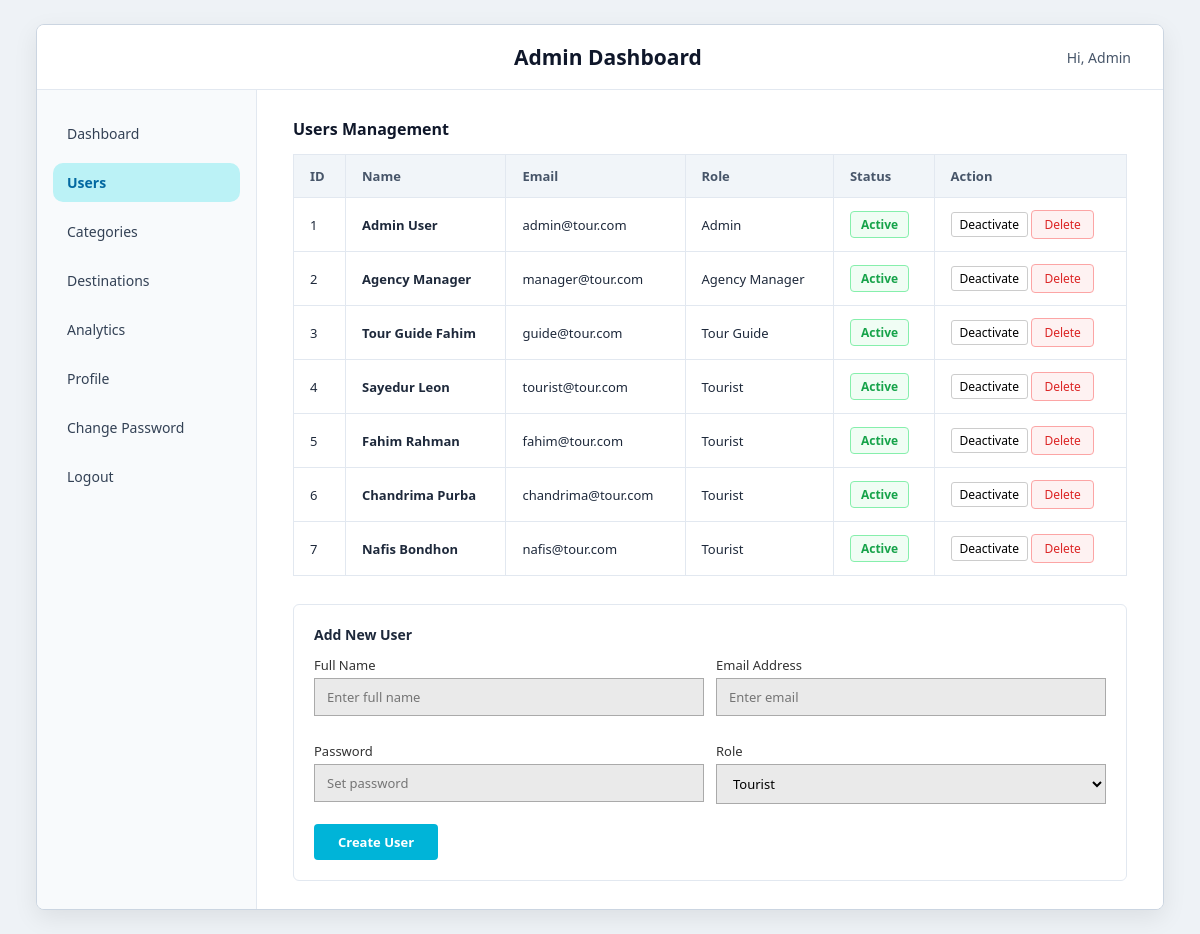
The page /views/admin/adminDashboard.php?view=users (signed in) on the database its author committed.
### tables this page shows
CREATE TABLE `USER` (
  `ID` INT(11) NOT NULL AUTO_INCREMENT,
  `Name` VARCHAR(100) NOT NULL,
  `Email` VARCHAR(100) NOT NULL UNIQUE,
  `Password` VARCHAR(255) NOT NULL,
  `Phone` VARCHAR(30) DEFAULT '+880 1712 345678',
  `Role` ENUM('Tourist', 'Tour Guide', 'Agency Manager', 'Admin') NOT NULL,
  `Status` ENUM('Active', 'Inactive') NOT NULL DEFAULT 'Active',
  PRIMARY KEY (`ID`)
);

### views/admin/adminDashboard.php (the view, shortened to what this page needs)
<?php
$conn = dbConnection();
$adminId = $_SESSION["userId"];
$view = $_GET['view'] ?? 'dashboard';
$uCount = mysqli_fetch_assoc(mysqli_query($conn, "SELECT COUNT(*) as c FROM `USER`"))['c'];
$bCount = mysqli_fetch_assoc(mysqli_query($conn, "SELECT COUNT(*) as c FROM `BOOKING`"))['c'];
$pCount = mysqli_fetch_assoc(mysqli_query($conn, "SELECT COUNT(*) as c FROM `TOUR_PACKAGE`"))['c'];
$cCount = mysqli_fetch_assoc(mysqli_query($conn, "SELECT COUNT(*) as c FROM `CATEGORY`"))['c'];
$dCount = mysqli_fetch_assoc(mysqli_query($conn, "SELECT COUNT(*) as c FROM `DESTINATION`"))['c'];
$apprCount = mysqli_fetch_assoc(mysqli_query($conn, "SELECT COUNT(*) as c FROM `BOOKING` WHERE Status='Approved'"))['c'];
$pendCount = mysqli_fetch_assoc(mysqli_query($conn, "SELECT COUNT(*) as c FROM `BOOKING` WHERE Status='Pending'"))['c'];
$compCount = mysqli_fetch_assoc(mysqli_query($conn, "SELECT COUNT(*) as c FROM `BOOKING` WHERE Status='Completed'"))['c'];
$rejcCount = mysqli_fetch_assoc(mysqli_query($conn, "SELECT COUNT(*) as c FROM `BOOKING` WHERE Status='Rejected'"))['c'] ?? 0;
$pendPct = ($bCount > 0) ? round(($pendCount / $bCount) * 100, 1) : 0;
$apprPct = ($bCount > 0) ? round(($apprCount / $bCount) * 100, 1) : 0;
$compPct = ($bCount > 0) ? round(($compCount / $bCount) * 100, 1) : 0;
$rejcPct = ($bCount > 0) ? round(($rejcCount / $bCount) * 100, 1) : 0;
?>
<!DOCTYPE html>
<html lang="en">
<head>
    <link rel="stylesheet" href="../../assets/css/dashboard.css?v=<?php echo time(); ?>">
</head>
<body>
<div class="dashboard-container">
    <div class="top-nav">
        <h2>Admin Dashboard</h2>
        <div style="display: flex; align-items: center; gap: 8px;">
            <span class="user-greeting">Hi, Admin</span>
        </div>
    </div>
    <div class="main-body">
        <div class="sidebar">
            <ul>
                <li class="<?php echo ($view === 'dashboard') ? 'active' : ''; ?>">
                    <a href="adminDashboard.php?view=dashboard">Dashboard</a>
                </li>
                <li class="<?php echo ($view === 'users') ? 'active' : ''; ?>">
                    <a href="adminDashboard.php?view=users">Users</a>
                </li>
                <li class="<?php echo ($view === 'categories') ? 'active' : ''; ?>">
                    <a href="adminDashboard.php?view=categories">Categories</a>
                </li>
                <li class="<?php echo ($view === 'destinations') ? 'active' : ''; ?>">
                    <a href="adminDashboard.php?view=destinations">Destinations</a>
                </li>
                <li class="<?php echo ($view === 'analytics') ? 'active' : ''; ?>">
                    <a href="adminDashboard.php?view=analytics">Analytics</a>
                </li>
                <li class="<?php echo ($view === 'profile') ? 'active' : ''; ?>">
                    <a href="adminDashboard.php?view=profile">Profile</a>
                </li>
                <li class="<?php echo ($view === 'password') ? 'active' : ''; ?>">
                    <a href="adminDashboard.php?view=password">Change Password</a>
                </li>
                <li>
                    <button id="logoutBtn">Logout</button>
                </li>
            </ul>
        </div>
        <div class="content">
            <?php if ($view === 'dashboard'): ?>
                <div class="metric-grid">
                    <div class="metric-card">
                        <span>Users</span>
                        <h1 class="color-blue"><?php echo $uCount; ?></h1>
                    </div>
                    <div class="metric-card">
                        <span>Bookings</span>
                        <h1 class="color-green"><?php echo $bCount; ?></h1>
                    </div>
                    <div class="metric-card">
                        <span>Packages</span>
                        <h1 class="color-yellow"><?php echo $pCount; ?></h1>
                    </div>
                    <div class="metric-card">
                        <span>Categories</span>
                        <h1 class="color-green"><?php echo $cCount; ?></h1>
                    </div>
                    <div class="metric-card">
                        <span>Destinations</span>
                        <h1 class="color-red"><?php echo $dCount; ?></h1>
                    </div>
                </div>
                <div class="two-col-layout">
                    <div class="bordered-box">
                        <h3 style="font-size:15px; margin-bottom:12px;">Bookings Overview</h3>
                        <p style="margin-bottom:8px; font-size:13px;">Total Bookings: <strong><?php echo $bCount; ?></strong></p>
                        <p style="margin-bottom:8px; font-size:13px;">Approved: <strong style="color:#2ed573;"><?php echo $apprCount; ?></strong></p>
                        <p style="margin-bottom:8px; font-size:13px;">Pending: <strong style="color:#ffa502;"><?php echo $pendCount; ?></strong></p>
                        <p style="margin-bottom:8px; font-size:13px;">Completed: <strong style="color:#2e66e7;"><?php echo $compCount; ?></strong></p>
                    </div>
                    <div class="bordered-box">
                        <h3 style="font-size:15px; margin-bottom:12px;">Top Destinations</h3>
                        <ol style="font-size:13px; line-height:1.8; margin-left:18px;">
                            <li>Cox's Bazar (200 bookings)</li>
                            <li>Sajek (156 bookings)</li>
                            <li>Sylhet (125 bookings)</li>
                        </ol>
                        <h4 style="font-size:14px; margin-top:15px; margin-bottom:8px;">Bookings by Status</h4>
                        <ul style="list-style:none; font-size:12px; line-height:1.8;">
                            <li><span style="color:#ffa502;">■</span> Pending (<?php echo $pendPct; ?>%)</li>
                            <li><span style="color:#2ed573;">■</span> Approved (<?php echo $apprPct; ?>%)</li>
                            <li><span style="color:#2e66e7;">■</span> Completed (<?php echo $compPct; ?>%)</li>
                            <li><span style="color:#ff4757;">■</span> Rejected (<?php echo $rejcPct; ?>%)</li>
                        </ul>
                    </div>
                </div>
            <?php elseif ($view === 'users'): ?>
                <div class="section-header">
                    <h3>Users Management</h3>
                </div>
                <table class="custom-table">
                    <thead>
                        <tr>
                            <th>ID</th>
                            <th>Name</th>
                            <th>Email</th>
                            <th>Role</th>
                            <th>Status</th>
                            <th>Action</th>
                        </tr>
                    </thead>
                    <tbody>
                        <?php
                        $uList = mysqli_query($conn, "SELECT * FROM `USER` ORDER BY ID ASC");
                        while ($usr = mysqli_fetch_assoc($uList)):
                            $status = $usr['Status'] ?? 'Active';
                            $badgeClass = ($status === 'Active') ? 'status-approved' : 'status-pending';
                            $btnText = ($status === 'Active') ? 'Deactivate' : 'Activate';
                        ?>
                        <tr>
                            <td><?php echo $usr['ID']; ?></td>
                            <td><strong><?php echo htmlspecialchars($usr['Name']); ?></strong></td>
                            <td><?php echo htmlspecialchars($usr['Email']); ?></td>
                            <td><?php echo htmlspecialchars($usr['Role']); ?></td>
                            <td>
                                <span class="status-badge <?php echo $badgeClass; ?>">
                                    <?php echo htmlspecialchars($status); ?>
                                </span>
                            </td>
                            <td>
                                <form action="adminDashboard.php?view=users" method="POST" style="display:inline;">
                                    <button type="submit" class="btn-sm" style="border:1px solid #ccc; background:#fff; cursor:pointer; padding:3px 8px; border-radius:3px;">
                                        <?php echo $btnText; ?>
                                    </button>
                                </form>
                                <?php if ($usr['ID'] !== $adminId): ?>
                                <form action="adminDashboard.php?view=users" method="POST" style="display:inline;" onsubmit="return confirm('Are you sure you want to delete this user?');">
                                    <button type="submit" class="btn-sm btn-reject">Delete</button>
                                </form>
                                <?php endif; ?>
                            </td>
                        </tr>
                        <?php endwhile; ?>
                    </tbody>
                </table>
                <div class="bordered-box" style="margin-top:20px;">
                    <h4 style="font-size:14px; margin-bottom:12px;">Add New User</h4>
                    <form action="adminDashboard.php?view=users" method="POST">
                        <div style="display:grid; grid-template-columns: 1fr 1fr; gap:12px;">
                            <div class="form-group">
                                <label>Full Name</label>
                                <input type="text" name="name" required placeholder="Enter full name">
                            </div>
                            <div class="form-group">
                                <label>Email Address</label>
                                <input type="email" name="email" required placeholder="Enter email">
                            </div>
                            <div class="form-group">
                                <label>Password</label>
                                <input type="password" name="password" required placeholder="Set password">
                            </div>
                            <div class="form-group">
                                <label>Role</label>
                                <select name="role" required>
                                    <option value="Tourist">Tourist</option>
                                </select>
                            </div>
                        </div>
                        <button type="submit" class="btn-cyan" style="margin-top:6px;">Create User</button>
                    </form>
                </div>
            <?php endif; ?>
        </div>
    </div>
</div>
</body>
</html>

### assets/css/dashboard.css (style rules this page uses)
* { box-sizing: border-box; margin: 0; padding: 0; font-family: 'Segoe UI', Tahoma, Geneva, Verdana, sans-serif; }
body { background-color: #eef2f6; color: #1e293b; display: flex; justify-content: center; align-items: center; min-height: 100vh; padding: 24px 0; }
.form-group { margin-bottom: 14px; }
.form-group label { display: block; font-size: 13px; color: #333333; margin-bottom: 4px; }
.form-group input, .form-group select { width: 100%; padding: 9px 12px; border: 1px solid #aaaaaa; background-color: #eaeaea; border-radius: 0; font-size: 13px; outline: none; }
.dashboard-container { width: 94%; max-width: 1440px; min-height: 88vh; background: #ffffff; border: 1px solid #cbd5e1; box-shadow: 0 8px 24px rgba(0, 0, 0, 0.08); display: flex; flex-direction: column; border-radius: 8px; overflow: hidden; margin: 0 auto; }
.top-nav { display: flex; justify-content: space-between; align-items: center; border-bottom: 1px solid #e2e8f0; padding: 18px 32px; background: #ffffff; }
.top-nav h2 { font-size: 21px; font-weight: 600; flex-grow: 1; text-align: center; margin-left: 80px; color: #0f172a; }
.top-nav .user-greeting { font-size: 14px; color: #475569; font-weight: 500; }
.main-body { display: flex; flex: 1; min-height: calc(88vh - 65px); }
.sidebar { width: 220px; border-right: 1px solid #e2e8f0; background-color: #f8fafc; padding: 24px 16px; flex-shrink: 0; }
.sidebar ul { list-style: none; }
.sidebar li { margin-bottom: 10px; }
.sidebar a, .sidebar button { display: block; width: 100%; text-align: left; text-decoration: none; color: #334155; font-size: 14px; padding: 10px 14px; border: none; background: transparent; cursor: pointer; border-radius: 6px; transition: background 0.15s ease, color 0.15s ease; }
.sidebar li.active a { background-color: #bbf2f6 !important; border-radius: 10px; font-weight: 600; color: #0369a1 !important; }
.content { flex: 1; padding: 28px 36px; background: #ffffff; overflow-y: auto; }
.btn-cyan { background-color: #00b4d8; color: #ffffff; border: none; padding: 9px 24px; border-radius: 4px; cursor: pointer; font-weight: 600; font-size: 13px; transition: background 0.15s ease; }
.section-header { display: flex; justify-content: space-between; align-items: center; margin-bottom: 14px; }
.section-header h3 { font-size: 16px; font-weight: 600; color: #0f172a; }
.custom-table { width: 100%; border-collapse: collapse; margin-bottom: 28px; font-size: 13px; }
.custom-table th { background-color: #f1f5f9; padding: 12px 16px; text-align: left; font-weight: 600; color: #475569; border: 1px solid #e2e8f0; }
.custom-table td { padding: 12px 16px; border: 1px solid #e2e8f0; vertical-align: middle; }
.status-badge { padding: 4px 10px; border-radius: 4px; font-size: 12px; font-weight: 600; display: inline-block; }
.status-approved, .status-completed { border: 1px solid #86efac; color: #16a34a; background-color: #f0fdf4; }
.btn-sm { padding: 5px 12px; font-size: 12px; border-radius: 4px; cursor: pointer; text-decoration: none; display: inline-block; font-weight: 500; border: 1px solid transparent; }
.btn-reject { border-color: #fca5a5; color: #dc2626; background-color: #fef2f2; }
.bordered-box { border: 1px solid #e2e8f0; border-radius: 6px; padding: 20px; background: #ffffff; }

### rows shown on the page
user: ID "1", Name "Admin User", Email "admin@tour.com", Role "Admin", Status "Active", Status "Deactivate"
user: ID "2", Name "Agency Manager", Email "manager@tour.com", Role "Agency Manager", Status "Active", Status "Deactivate"
user: ID "3", Name "Tour Guide Fahim", Email "guide@tour.com", Role "Tour Guide", Status "Active", Status "Deactivate"
user: ID "4", Name "Sayedur Leon", Email "tourist@tour.com", Role "Tourist", Status "Active", Status "Deactivate"
user: ID "5", Name "Fahim Rahman", Email "fahim@tour.com", Role "Tourist", Status "Active", Status "Deactivate"
user: ID "6", Name "Chandrima Purba", Email "chandrima@tour.com", Role "Tourist", Status "Active", Status "Deactivate"
user: ID "7", Name "Nafis Bondhon", Email "nafis@tour.com", Role "Tourist", Status "Active", Status "Deactivate"
